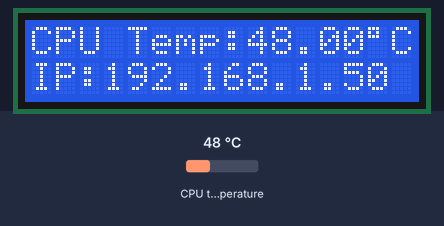
Bench run of a program on a simulated Raspberry Pi (BCM pin numbers). Shown: 16×2 character LCD. The inputs (shaded band) are chosen by the test bench; at power-on: CPU temperature 48 °C. Requests to the public web service named in the program get a made-up reply in its usual format after 0.4 s (London, UTC, broken clouds, 64 % humidity, 1013 hPa unless stated).

Above: at 1.8 s.
1.9 s: CPU temperature set to 31 °C
At 4.0 s:
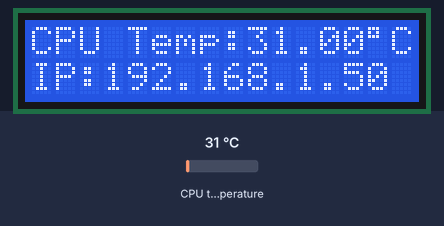
4.3 s: CPU temperature set to 44 °C
At 6.2 s:
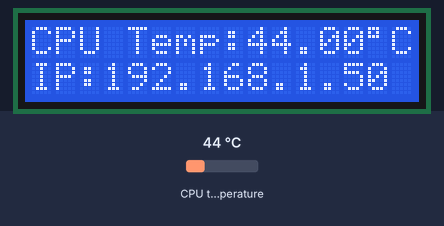
6.5 s: CPU temperature set to 58 °C
At 8.1 s:
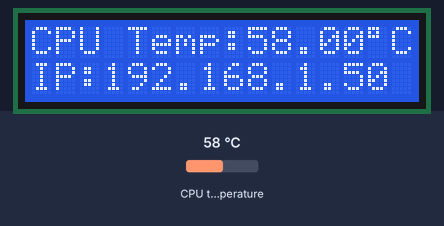
Timing chart, 0 to 9.6 s (numbered marks = the images above; inputs shaded):
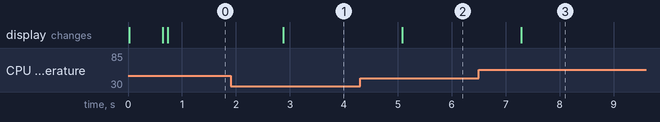

Measured:
- after the input at 1.9 s, the display: first changes after 0.98 s (image 1 shows a later state)
- after the input at 4.3 s, the display: first changes after 0.78 s (image 2 shows a later state)
- after the input at 6.5 s, the display: first changes after 0.79 s (image 3 shows a later state)

The program:

temp.py
```python
import lcddriver
import socket
import urllib.request
from time import sleep, strftime
from gpiozero import CPUTemperature
from subprocess import *

cpu = CPUTemperature()
lcd = lcddriver.lcd()
external_ip = urllib.request.urlopen('https://ifconfig.me').read().decode('utf8')
hostname = socket.gethostname()
local_ip = socket.gethostbyname(hostname)

def run_cmd(cmd):
        p = Popen(cmd, shell = True, stdout = PIPE)
        output = p.communicate()[0]
        return output

lcd.lcd_clear()

while True:
       # lcd.lcd_display_string(strftime('TIME:' '%I:%M:%S %p'), 1)
       # lcd.lcd_display_string(strftime('%a, %b %d %Y'), 2)
        lcd.lcd_display_string("CPU Temp:%.2f" % cpu.temperature + chr(223) + "C", 1)
        lcd.lcd_display_string("IP:" + local_ip, 2)
        sleep(1)
```

lcddriver.py
```python
import i2c_lib
from time import *

# LCD Address
ADDRESS = 0x27

# commands
LCD_CLEARDISPLAY = 0x01
LCD_RETURNHOME = 0x02
LCD_ENTRYMODESET = 0x04
LCD_DISPLAYCONTROL = 0x08
LCD_CURSORSHIFT = 0x10
LCD_FUNCTIONSET = 0x20
LCD_SETCGRAMADDR = 0x40
LCD_SETDDRAMADDR = 0x80

# flags for display entry mode
LCD_ENTRYRIGHT = 0x00
LCD_ENTRYLEFT = 0x02
LCD_ENTRYSHIFTINCREMENT = 0x01
LCD_ENTRYSHIFTDECREMENT = 0x00

# flags for display on/off control
LCD_DISPLAYON = 0x04
LCD_DISPLAYOFF = 0x00
LCD_CURSORON = 0x02
LCD_CURSOROFF = 0x00
LCD_BLINKON = 0x01
LCD_BLINKOFF = 0x00

# flags for display/cursor shift
LCD_DISPLAYMOVE = 0x08
LCD_CURSORMOVE = 0x00
LCD_MOVERIGHT = 0x04
LCD_MOVELEFT = 0x00

# flags for function set
LCD_8BITMODE = 0x10
LCD_4BITMODE = 0x00
LCD_2LINE = 0x08
LCD_1LINE = 0x00
LCD_5x10DOTS = 0x04
LCD_5x8DOTS = 0x00

# flags for backlight control
LCD_BACKLIGHT = 0x08
LCD_NOBACKLIGHT = 0x00

En = 0b00000100 # Enable bit
Rw = 0b00000010 # Read/Write bit
Rs = 0b00000001 # Register select bit

class lcd:
   #initializes objects and lcd
   def __init__(self):
      self.lcd_device = i2c_lib.i2c_device(ADDRESS)

      self.lcd_write(0x03)
      self.lcd_write(0x03)
      self.lcd_write(0x03)
      self.lcd_write(0x02)

      self.lcd_write(LCD_FUNCTIONSET | LCD_2LINE | LCD_5x8DOTS | LCD_4BITMODE)
      self.lcd_write(LCD_DISPLAYCONTROL | LCD_DISPLAYON)
      self.lcd_write(LCD_CLEARDISPLAY)
      self.lcd_write(LCD_ENTRYMODESET | LCD_ENTRYLEFT)
      sleep(0.2)

   # clocks EN to latch command
   def lcd_strobe(self, data):
      self.lcd_device.write_cmd(data | En | LCD_BACKLIGHT)
      sleep(.0005)
      self.lcd_device.write_cmd(((data & ~En) | LCD_BACKLIGHT))
      sleep(.0001)

   def lcd_write_four_bits(self, data):
      self.lcd_device.write_cmd(data | LCD_BACKLIGHT)
      self.lcd_strobe(data)

   # write a command to lcd
   def lcd_write(self, cmd, mode=0):
      self.lcd_write_four_bits(mode | (cmd & 0xF0))
      self.lcd_write_four_bits(mode | ((cmd << 4) & 0xF0))

   # put string function
   def lcd_display_string(self, string, line):
      if line == 1:
         self.lcd_write(0x80)
      if line == 2:
         self.lcd_write(0xC0)
      if line == 3:
         self.lcd_write(0x94)
      if line == 4:
         self.lcd_write(0xD4)

      for char in string:
         self.lcd_write(ord(char), Rs)

   # clear lcd and set to home
   def lcd_clear(self):
      self.lcd_write(LCD_CLEARDISPLAY)
      self.lcd_write(LCD_RETURNHOME)
```

i2c_lib.py
```python
import smbus
from time import *

class i2c_device:
   def __init__(self, addr, port=1):
      self.addr = addr
      self.bus = smbus.SMBus(port)

# Write a single command
   def write_cmd(self, cmd):
      self.bus.write_byte(self.addr, cmd)
      sleep(0.0001)

# Write a command and argument
   def write_cmd_arg(self, cmd, data):
      self.bus.write_byte_data(self.addr, cmd, data)
      sleep(0.0001)

# Write a block of data
   def write_block_data(self, cmd, data):
      self.bus.write_block_data(self.addr, cmd, data)
      sleep(0.0001)

# Read a single byte
   def read(self):
      return self.bus.read_byte(self.addr)

# Read
   def read_data(self, cmd):
      return self.bus.read_byte_data(self.addr, cmd)

# Read a block of data
   def read_block_data(self, cmd):
      return self.bus.read_block_data(self.addr, cmd)
```
